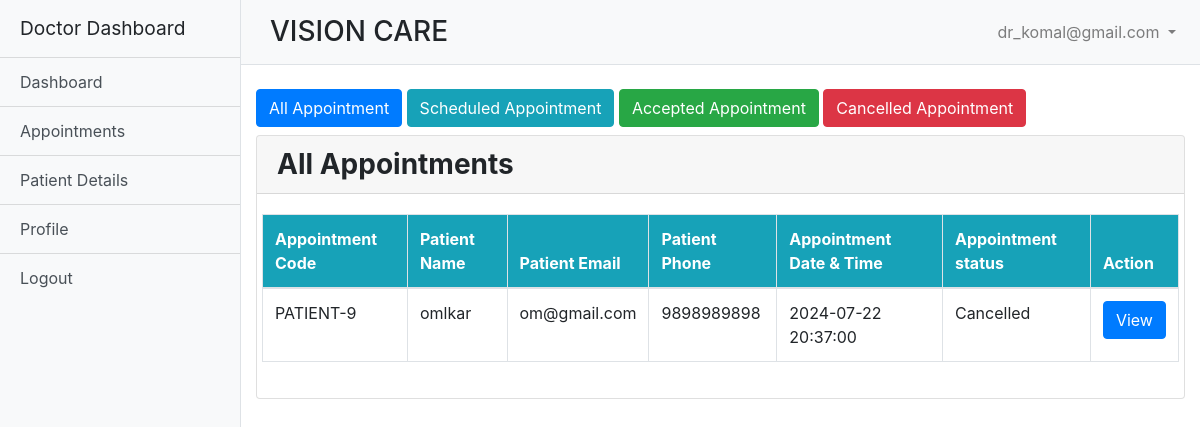
Page /doctor/viewAllAppointment.php (signed in) on the committed database.
### tables this page shows
CREATE TABLE `user` (
  `user_id` int(11) NOT NULL,
  `user_email` varchar(200) NOT NULL,
  `user_password` varchar(200) NOT NULL,
  `pass_change_status` tinyint(1) NOT NULL DEFAULT 0,
  `user_type` enum('Doctor','Patient','Admin','') NOT NULL,
  `user_name` varchar(300) DEFAULT NULL,
  `phone` varchar(13) DEFAULT NULL,
  `address` varchar(300) DEFAULT NULL,
  `photo` text DEFAULT NULL,
  `user_status` tinyint(1) NOT NULL DEFAULT 1,
  `created_at` timestamp NOT NULL DEFAULT current_timestamp(),
  `updated_at` timestamp NOT NULL DEFAULT current_timestamp()
);

CREATE TABLE `appoitments` (
  `appoitment_id` int(11) NOT NULL,
  `fk_patient_id` int(11) NOT NULL,
  `fk_doctor_id` int(11) NOT NULL,
  `fk_clinic_id` int(11) DEFAULT NULL,
  `appoitment_time` datetime NOT NULL,
  `appoitment_status` enum('Scheduled','completed','Cancelled','Accepted') NOT NULL DEFAULT 'Scheduled',
  `message` varchar(300) DEFAULT NULL,
  `created_at` timestamp NOT NULL DEFAULT current_timestamp(),
  `updated_at` timestamp NOT NULL DEFAULT current_timestamp()
);

### doctor/viewAllAppointment.php (the view, shortened to what this page needs)
<?php
    include "./left_nav.php";
?>
<link rel="stylesheet" href="https://cdn.datatables.net/2.1.0/css/dataTables.dataTables.css" />
<div class="col-12">
    <a href="./viewAllAppointment.php" class="btn btn-primary">All Appointment</a>
    <a href="./pendingAppointments.php" class="btn btn-info">Scheduled Appointment</a>
    <a href="./acceptedAppointments.php" class="btn btn-success">Accepted Appointment</a>
    <a href="./rejectedAppointments.php" class="btn btn-danger">Cancelled Appointment</a>
</div>
    <div class="col-12 mt-2">
                <div class="row">
                    <div class="col-12">
                        <div class="card">
                            <div class="card-header h3">All Appointments</div>
                            <div class="card-body">
                                <div class="row">
                                <table id="example" class="display table table-bordered" style="width:100%">
                        <thead style="background-color: #17a2b8; color: #fff;">
                        <tr>
                            <th>Appointment Code</th>
                            <th>Patient Name</th>
                            <th>Patient Email</th>
                            <th>Patient Phone</th>
                            <th>Appointment Date & Time</th>
                            <th>Appointment status</th>
                            <th>Action</th>
                        </tr>
                        </thead>
                        <tbody>
                      <?php
                        $qry = "SELECT * from user u,appoitments ap
                                WHERE ap.fk_doctor_id ='$doctor_id'
                                and u.user_type='Patient'";
                        $exc = mysqli_query($con,$qry);
                        while($row = mysqli_fetch_array($exc)){
                      ?>
                        <tr>
                            <td><?php echo "PATIENT-".$row['user_id'] ?></td>
                            <td><?php echo $row['user_name'] ?></td>
                            <td><?php echo $row['user_email'] ?></td>
                            <td><?php echo $row['phone'] ?></td>
                            <td><?php echo $row['appoitment_time'] ?></td>
                            <td><?php echo $row['appoitment_status'] ?></td>
                            <td><a href="./viewAppointmentDetails.php?appoitment_id=<?php echo $row['appoitment_id'] ?>" class="btn btn-primary">View</a></td>
                        </tr>
                        <?php
                        }
                        ?>
                        </tbody>
                    </table>
                                </div>
                            </div>
                        </div>
                        <br>
                    </div>
                </div>
    </div>
<?php
    include "./footer.php";
?>

### doctor/left_nav.php (shortened to what this page needs)
<?php include '../dbconn.php' ?>
<?php
    $dr_email = $_SESSION['email'];
    $dct_qry = "select * from user where user_email = '$dr_email'";
    $dr_exc = mysqli_query($con,$dct_qry);
    while($row = mysqli_fetch_array($dr_exc))
    {
        $doctor_id = $row['user_id'];
        $dr_email = $row['user_email'];
    }
?>
<!DOCTYPE html>
<html lang="en">
<head>
    <link rel="stylesheet" href="https://cdn.datatables.net/1.12.1/css/jquery.dataTables.min.css">
    <link rel="stylesheet" href="https://code.jquery.com/jquery-3.5.1.js">
    <link rel="stylesheet" href="https://cdn.datatables.net/1.12.1/js/jquery.dataTables.min.js">
    <link rel="stylesheet" type="text/css" href="https://cdn.datatables.net/v/bs4/dt-1.12.1/datatables.min.css"/>
    <link href="css/bootstrap.min.css" rel="stylesheet">
    <link href="css/style.css" rel="stylesheet">
</head>
<body>
<div class="d-flex" id="wrapper">
<div class="bg-light border-right" id="sidebar-wrapper">
    <div class="sidebar-heading">Doctor Dashboard </div>
    <div class="list-group list-group-flush">
        <a href="dashboard.php" class="list-group-item list-group-item-action bg-light">Dashboard</a>
        <a href="viewAllAppointment.php" class="list-group-item list-group-item-action bg-light">Appointments</a>
        <a href="viewPatient.php" class="list-group-item list-group-item-action bg-light">Patient Details</a>
        <a href="./profile.php" class="list-group-item list-group-item-action bg-light">Profile</a>
        <a href="./logout.php" class="list-group-item list-group-item-action bg-light">Logout</a>
    </div>
</div>
<div id="page-content-wrapper">
    <nav class="navbar navbar-expand-lg navbar-light bg-light border-bottom">
        <button class="btn " id="menu-toggle"><span class="h3">VISION CARE</span></button>
        <div class="collapse navbar-collapse" id="navbarSupportedContent">
            <ul class="navbar-nav ml-auto mt-2 mt-lg-0">
                <li class="nav-item dropdown">
                    <a class="nav-link dropdown-toggle" href="#" id="navbarDropdown" role="button"
                        data-toggle="dropdown" aria-haspopup="true" aria-expanded="false">
                        <?php echo $dr_email ?>
                    </a>
                </li>
            </ul>
        </div>
    </nav>
    <br>

### doctor/css/style.css (style rules this page uses)
#wrapper { overflow-x: hidden; }
#sidebar-wrapper { min-height: 100vh; margin-left: -15rem; -webkit-transition: margin .25s ease-out; -moz-transition: margin .25s ease-out; -o-transition: margin .25s ease-out; transition: margin .25s ease-out; }
#sidebar-wrapper .sidebar-heading { padding: 0.875rem 1.25rem; font-size: 1.2rem; }
#sidebar-wrapper .list-group { width: 15rem; }
#page-content-wrapper { min-width: 100vw; }
@media (min-width: 768px) { #sidebar-wrapper { margin-left: 0; } }
@media (min-width: 768px) { #page-content-wrapper { min-width: 0; width: 100%; } }
.card-header { font-weight: bold; }

### rows in the picture
user: user_email "dr_komal@gmail.com"
appoitments: fk_patient.user_id "9", fk_patient.user_name "omlkar", fk_patient.user_email "om@gmail.com", fk_patient.phone "9898989898", appoitment_time "2024-07-22 20:37:00", appoitment_status "Cancelled"
